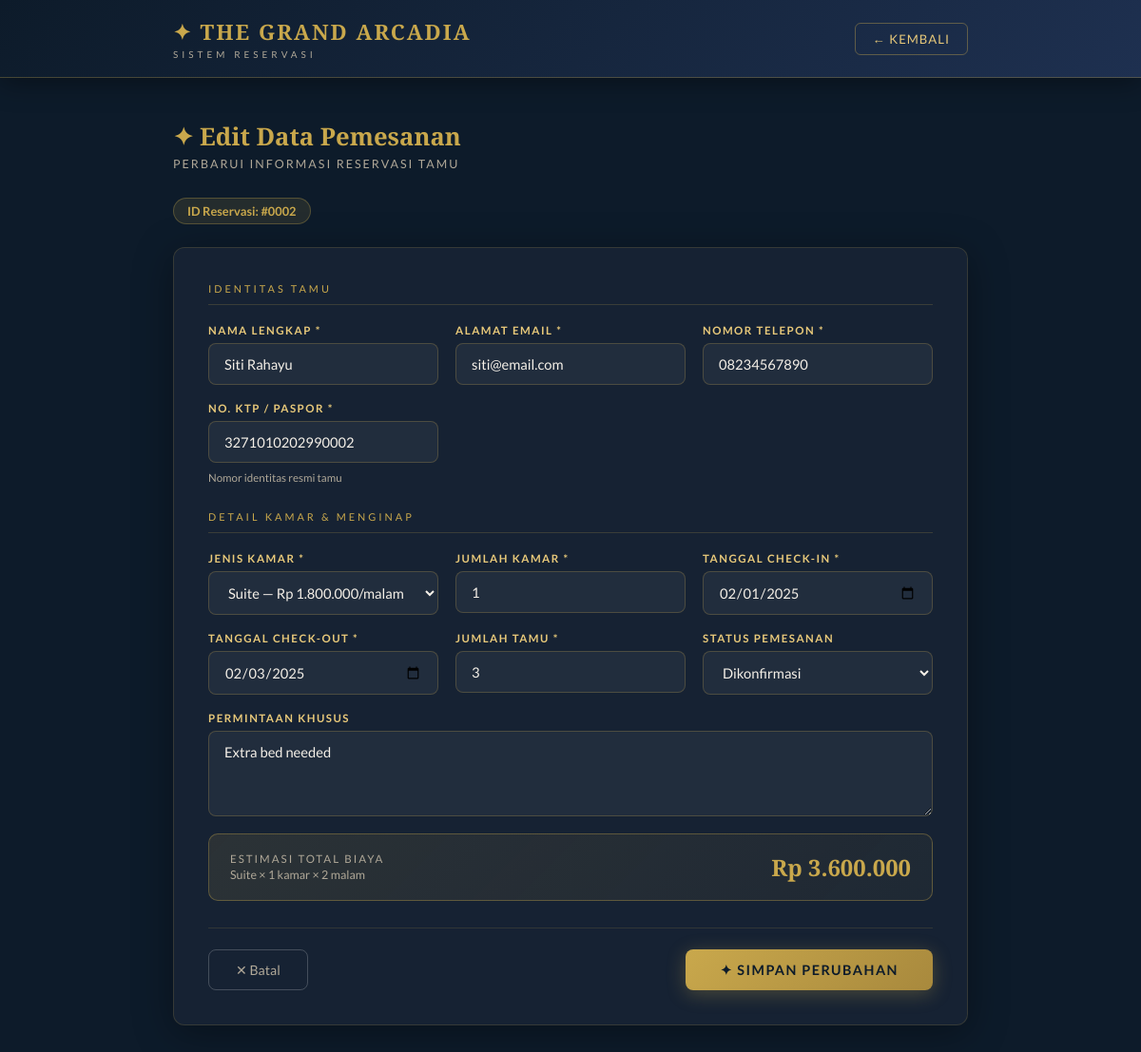
Page /edit.php?id=2 on the committed database.
### tables this page shows
CREATE TABLE IF NOT EXISTS pemesanan (
    id              INT AUTO_INCREMENT PRIMARY KEY COMMENT 'ID unik pemesanan',
    nama_tamu       VARCHAR(100)    NOT NULL COMMENT 'Nama lengkap tamu',
    email           VARCHAR(100)    NOT NULL COMMENT 'Email tamu',
    no_telepon      VARCHAR(20)     NOT NULL COMMENT 'Nomor HP/WA tamu',
    no_identitas    VARCHAR(30)     NOT NULL COMMENT 'No. KTP atau Paspor',
    jenis_kamar     VARCHAR(50)     NOT NULL COMMENT 'Jenis kamar yang dipesan',
    jumlah_kamar    INT             NOT NULL DEFAULT 1 COMMENT 'Jumlah kamar',
    tanggal_masuk   DATE            NOT NULL COMMENT 'Tanggal check-in',
    tanggal_keluar  DATE            NOT NULL COMMENT 'Tanggal check-out',
    jumlah_tamu     INT             NOT NULL DEFAULT 1 COMMENT 'Jumlah tamu',
    permintaan      TEXT            COMMENT 'Permintaan atau catatan khusus',
    status          ENUM(
                        'Menunggu',
                        'Dikonfirmasi',
                        'Check-in',
                        'Check-out',
                        'Dibatalkan'
                    ) DEFAULT 'Menunggu' COMMENT 'Status pemesanan',
    total_harga     DECIMAL(15,2)   DEFAULT 0 COMMENT 'Total biaya menginap',
    created_at      TIMESTAMP       DEFAULT CURRENT_TIMESTAMP COMMENT 'Waktu pemesanan dibuat'
);

### edit.php (the view, shortened to what this page needs)
<?php
require_once 'koneksi.php';
$id = (int) $_GET['id'];
$query = "SELECT * FROM pemesanan WHERE id = $id LIMIT 1";
$result = mysqli_query($koneksi, $query);
$data = mysqli_fetch_assoc($result);
$harga_kamar = [
    'Standard'      => 350000,
    'Superior'      => 500000,
    'Deluxe'        => 750000,
    'Junior Suite'  => 1100000,
    'Suite'         => 1800000,
    'Presidential'  => 3500000,
];
?>
<!DOCTYPE html>
<html lang="id">
<head>
</head>
<body>
<header class="site-header">
    <div class="header-inner">
        <div>
            <div class="logo-main">✦ THE GRAND ARCADIA</div>
            <div class="logo-sub">Sistem Reservasi</div>
        </div>
        <a href="index.php" class="back-btn">← Kembali</a>
    </div>
</header>
<main class="container">
    <h1 class="page-title">✦ Edit Data Pemesanan</h1>
    <p class="page-sub">PERBARUI INFORMASI RESERVASI TAMU</p>
    <div class="badge-id">ID Reservasi: #<?= str_pad($id, 4, '0', STR_PAD_LEFT) ?></div>
    <div class="card">
        <form action="edit.php?id=<?= $id ?>" method="POST">
            <div class="section-label">Identitas Tamu</div>
            <div class="form-grid">
                <div class="form-group">
                    <label for="nama_tamu">Nama Lengkap *</label>
                    <input type="text" id="nama_tamu" name="nama_tamu"
                           value="<?= htmlspecialchars($data['nama_tamu']) ?>" required>
                </div>
                <div class="form-group">
                    <label for="email">Alamat Email *</label>
                    <input type="email" id="email" name="email"
                           value="<?= htmlspecialchars($data['email']) ?>" required>
                </div>
                <div class="form-group">
                    <label for="no_telepon">Nomor Telepon *</label>
                    <input type="text" id="no_telepon" name="no_telepon"
                           value="<?= htmlspecialchars($data['no_telepon']) ?>" required>
                </div>
                <div class="form-group">
                    <label for="no_identitas">No. KTP / Paspor *</label>
                    <input type="text" id="no_identitas" name="no_identitas"
                           value="<?= htmlspecialchars($data['no_identitas']) ?>" required>
                    <span class="input-hint">Nomor identitas resmi tamu</span>
                </div>
            </div>
            <div class="section-label">Detail Kamar & Menginap</div>
            <div class="form-grid">
                <div class="form-group">
                    <label for="jenis_kamar">Jenis Kamar *</label>
                    <select id="jenis_kamar" name="jenis_kamar" required onchange="updateHarga()">
                        <?php foreach ($harga_kamar as $jenis => $harga): ?>
                        <option value="<?= $jenis ?>"
                            data-harga="<?= $harga ?>"
                            <?= ($data['jenis_kamar'] == $jenis) ? 'selected' : '' ?>>
                            <?= $jenis ?> — Rp <?= number_format($harga, 0, ',', '.') ?>/malam
                        </option>
                        <?php endforeach; ?>
                    </select>
                </div>
                <div class="form-group">
                    <label for="jumlah_kamar">Jumlah Kamar *</label>
                    <input type="number" id="jumlah_kamar" name="jumlah_kamar"
                           value="<?= $data['jumlah_kamar'] ?>" min="1" max="10" required
                           oninput="updateHarga()">
                </div>
                <div class="form-group">
                    <label for="tanggal_masuk">Tanggal Check-in *</label>
                    <input type="date" id="tanggal_masuk" name="tanggal_masuk"
                           value="<?= $data['tanggal_masuk'] ?>" required
                           oninput="updateHarga()">
                </div>
                <div class="form-group">
                    <label for="tanggal_keluar">Tanggal Check-out *</label>
                    <input type="date" id="tanggal_keluar" name="tanggal_keluar"
                           value="<?= $data['tanggal_keluar'] ?>" required
                           oninput="updateHarga()">
                </div>
                <div class="form-group">
                    <label for="jumlah_tamu">Jumlah Tamu *</label>
                    <input type="number" id="jumlah_tamu" name="jumlah_tamu"
                           value="<?= $data['jumlah_tamu'] ?>" min="1" max="20" required>
                </div>
                <div class="form-group">
                    <label for="status">Status Pemesanan</label>
                    <select id="status" name="status">
                        <?php
                        $statuses = ['Menunggu','Dikonfirmasi','Check-in','Check-out','Dibatalkan'];
                        foreach ($statuses as $s):
                        ?>
                        <option value="<?= $s ?>" <?= ($data['status'] == $s) ? 'selected' : '' ?>>
                            <?= $s ?>
                        </option>
                        <?php endforeach; ?>
                    </select>
                </div>
                <div class="form-group full">
                    <label for="permintaan">Permintaan Khusus</label>
                    <textarea id="permintaan" name="permintaan"
                              placeholder="Permintaan atau catatan khusus..."><?= htmlspecialchars($data['permintaan']) ?></textarea>
                </div>
                <div class="form-group full">
                    <div class="price-preview">
                        <div>
                            <div class="price-label">Estimasi Total Biaya</div>
                            <div style="font-size:0.78rem;color:var(--text-light);margin-top:3px;"
                                 id="detail-harga">Memuat...</div>
                        </div>
                        <div class="price-amount" id="total-harga">Rp 0</div>
                    </div>
                </div>
            </div>
            <div class="form-actions">
                <a href="index.php" class="btn-cancel">✕ Batal</a>
                <button type="submit" class="btn-submit">✦ Simpan Perubahan</button>
            </div>
        </form>
    </div>
</main>
</body>
</html>

### edit.php (style rules this page uses)
:root { --gold: #C9A84C; --gold-light: #E8C97A; --gold-dim: #a8893d; --navy: #0D1B2A; --navy-mid: #162233; --navy-soft: #1E3050; --cream: #F5F0E8; --cream-dark: #E8E0D0; --text-light: #B0A898; --shadow: 0 8px 40px rgba(0,0,0,0.35); --radius: 12px; }
*, *::before, *::after { box-sizing: border-box; margin: 0; padding: 0; }
body { font-family: 'Lato', sans-serif; background-color: var(--navy); color: var(--cream); min-height: 100vh; }
.site-header { background: linear-gradient(135deg, var(--navy) 0%, var(--navy-soft) 100%); border-bottom: 1px solid rgba(201,168,76,0.3); padding: 0; box-shadow: 0 4px 30px rgba(0,0,0,0.4); }
.header-inner { max-width: 900px; margin: 0 auto; padding: 18px 32px; display: flex; align-items: center; justify-content: space-between; }
.logo-main { font-family: 'Playfair Display', serif; font-size: 1.4rem; font-weight: 700; color: var(--gold); letter-spacing: 2px; }
.logo-sub { font-size: 0.62rem; letter-spacing: 4px; text-transform: uppercase; color: var(--text-light); margin-top: 2px; }
.back-btn { background: transparent; border: 1px solid rgba(201,168,76,0.4); color: var(--gold-light); padding: 8px 18px; border-radius: 6px; cursor: pointer; font-size: 0.82rem; letter-spacing: 1px; text-transform: uppercase; transition: all 0.25s; text-decoration: none; }
.container { max-width: 900px; margin: 0 auto; padding: 44px 32px 60px; }
.page-title { font-family: 'Playfair Display', serif; font-size: 1.6rem; color: var(--gold); margin-bottom: 4px; }
.page-sub { font-size: 0.78rem; color: var(--text-light); letter-spacing: 2px; margin-bottom: 28px; }
.badge-id { display: inline-block; background: rgba(201,168,76,0.12); border: 1px solid rgba(201,168,76,0.3); color: var(--gold); padding: 5px 14px; border-radius: 20px; font-size: 0.8rem; font-weight: 700; margin-bottom: 24px; }
.card { background: var(--navy-mid); border: 1px solid rgba(201,168,76,0.18); border-radius: var(--radius); padding: 36px; box-shadow: var(--shadow); }
.section-label { font-size: 0.68rem; letter-spacing: 3px; text-transform: uppercase; color: var(--gold); border-bottom: 1px solid rgba(201,168,76,0.2); padding-bottom: 10px; margin-bottom: 20px; margin-top: 28px; }
.section-label:first-child { margin-top: 0; }
.form-grid { display: grid; grid-template-columns: repeat(auto-fit, minmax(240px, 1fr)); gap: 18px; }
.form-group { display: flex; flex-direction: column; gap: 7px; }
.form-group.full { grid-column: 1 / -1; }
label { font-size: 0.72rem; text-transform: uppercase; letter-spacing: 1.5px; color: var(--gold-light); font-weight: 700; }
input[type="text"], input[type="email"], input[type="number"], input[type="date"], select, textarea { background: rgba(255,255,255,0.05); border: 1px solid rgba(201,168,76,0.25); border-radius: 8px; color: var(--cream); padding: 12px 16px; font-family: 'Lato', sans-serif; font-size: 0.92rem; transition: all 0.25s; outline: none; width: 100%; }
input::placeholder, textarea::placeholder { color: rgba(176,168,152,0.5); }
select option { background: var(--navy-mid); color: var(--cream); }
textarea { resize: vertical; min-height: 90px; }
.price-preview { background: linear-gradient(135deg, rgba(201,168,76,0.12), rgba(201,168,76,0.05)); border: 1px solid rgba(201,168,76,0.35); border-radius: 10px; padding: 18px 22px; display: flex; justify-content: space-between; align-items: center; }
.price-label { font-size: 0.72rem; text-transform: uppercase; letter-spacing: 2px; color: var(--text-light); }
.price-amount { font-family: 'Playfair Display', serif; font-size: 1.5rem; color: var(--gold); font-weight: 600; }
.form-actions { display: flex; justify-content: space-between; gap: 12px; margin-top: 28px; padding-top: 22px; border-top: 1px solid rgba(201,168,76,0.15); }
.btn-cancel { background: transparent; border: 1px solid rgba(255,255,255,0.2); color: var(--text-light); padding: 12px 28px; border-radius: 8px; cursor: pointer; font-family: 'Lato', sans-serif; font-size: 0.88rem; transition: all 0.2s; text-decoration: none; display: inline-flex; align-items: center; }
.btn-submit { background: linear-gradient(135deg, var(--gold), var(--gold-dim)); color: var(--navy); border: none; border-radius: 8px; padding: 12px 36px; font-family: 'Lato', sans-serif; font-size: 0.9rem; font-weight: 700; letter-spacing: 1.5px; text-transform: uppercase; cursor: pointer; transition: all 0.25s; box-shadow: 0 4px 20px rgba(201,168,76,0.3); }
.input-hint { font-size: 0.72rem; color: var(--text-light); margin-top: 2px; }

### rows in the picture
pemesanan: nama_tamu "Siti Rahayu", email "siti@email.com", no_telepon "08234567890", no_identitas "3271010202990002", jenis_kamar "Suite — Rp 1.800.000/malam", jumlah_kamar "1", tanggal_masuk "02/01/2025", tanggal_keluar "02/03/2025", jumlah_tamu "3", status "Dikonfirmasi", permintaan "Extra bed needed"

### other values in the picture
str_pad($id, 4, '0', STR_PAD_LEFT) "0002"
